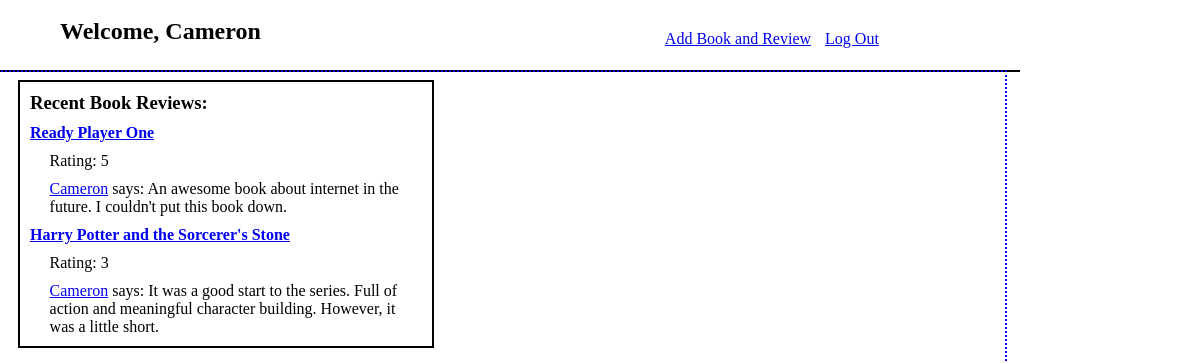
Page /books (signed in) on the committed database.
### login/models.py (models this page shows, shortened)
class User(models.Model):
    fname = models.CharField(max_length=25)
    lname = models.CharField(max_length=30)
    email = models.EmailField()
    password = models.CharField(max_length=50)
    created_at = models.DateTimeField(auto_now_add=True)
    updated_at = models.DateTimeField(auto_now=True)
    objects = UserManager()

### readsapp/models.py (models this page shows, shortened)
class Review(models.Model):
    comment = models.TextField()
    rating = models.IntegerField()
    created_at = models.DateTimeField(auto_now_add=True)
    updated_at = models.DateTimeField(auto_now=True)
    reviewer = models.ForeignKey(User, related_name="written_reviews", on_delete=models.CASCADE)
    book = models.ForeignKey(Book, related_name="book_reviews", on_delete=models.CASCADE)

class Book(models.Model):
    title = models.CharField(max_length=100)
    author = models.CharField(max_length=100)
    created_at = models.DateTimeField(auto_now_add=True)
    updated_at = models.DateTimeField(auto_now=True)
    objects = BookManager()

### readsapp/views.py (the view)
# urls.py: path('books', views.books),
def books(request):
    if not request.session['user_id']:
        return redirect('/')
    context = {
        'reviews3': Review.objects.all().order_by('-created_at')[:3:1],
        'this_user': User.objects.get(id=request.session['user_id']),
    }
    return render(request, "books.html", context)

### readsapp/templates/books.html (shortened to what this page needs)
<!DOCTYPE html>
<html lang="en">
<head>
    {% load static %}
    <link rel="stylesheet" href={% static 'css/bookspagestyle.css' %}>
</head>
<body>
    <div id="container">
        <div class="header">
            <h2>Welcome, {{request.session.name}}</h2>
            <p><a href="/books/add">Add Book and Review</a></p>
            <p><a href="/logout">Log Out</a></p>
        </div>
        <div class="mainsection">
            <div class="reviews">
                <h3>Recent Book Reviews:</h3>
                {% for review in reviews3 %}
                    <h4><a href="/books/{{review.book.id}}">{{review.book.title}}</a></h4>
                    <p>Rating: {{review.rating}}</p>
                    <p><a href="/users/{{review.reviewer.id}}">{{review.reviewer.fname}}</a> says: {{review.comment}}</p>
                {% endfor %}
            </div>
        </div>
    </div>
</body>
</html>

### readsapp/static/css/bookspagestyle.css (style rules this page uses)
* { margin: 0px; padding: 0px; }
#container { height: 1000px; width: 1000px; }
.header { border-bottom: solid black 2px; height: 50px; width: 100%; padding: 10px; }
.header h2 { display: inline-block; text-align: left; vertical-align: middle; margin-left: 5%; margin-right: 40%; }
.header p { display: inline-block; text-align: right; vertical-align: middle; margin: 20px 10px 5px 0; }
.mainsection { width: 98%; height: 600px; padding: 10px 5px 5px 20px; outline: dotted blue 2px; }
.reviews { width: 40%; padding: 10px; outline: solid black 2px; }
.reviews h4 { margin-top: 10px; }
.reviews p { margin-left: 5%; margin-top: 10px; }

### rows in the picture
User: session.name "Cameron"
Review: book "Ready Player One", rating "5", reviewer.fname "Cameron", comment "An awesome book about internet in the future. I couldn't put this book down."
Review: book "Harry Potter and the Sorcerer's Stone", rating "3", reviewer.fname "Cameron", comment "It was a good start to the series. Full of action and meaningful character building. However, it was a little short."
